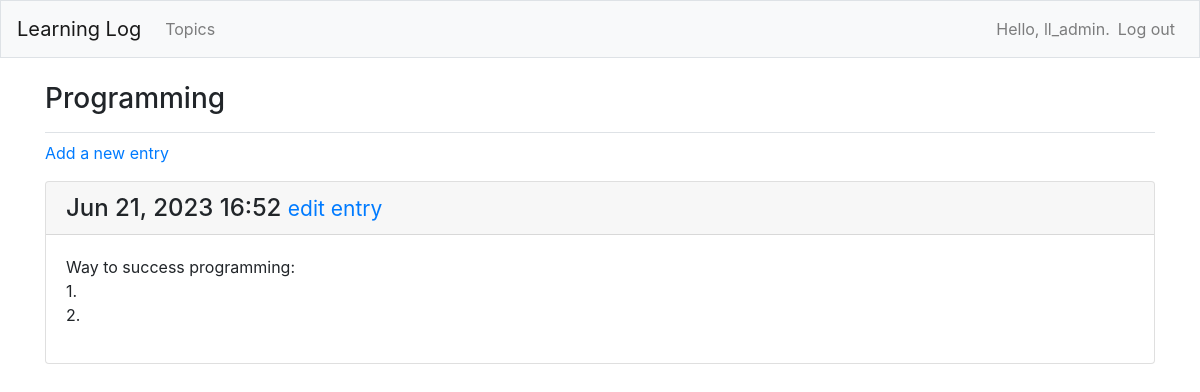
/topics/3/ (signed in), run on an earlier commit of the app's database.
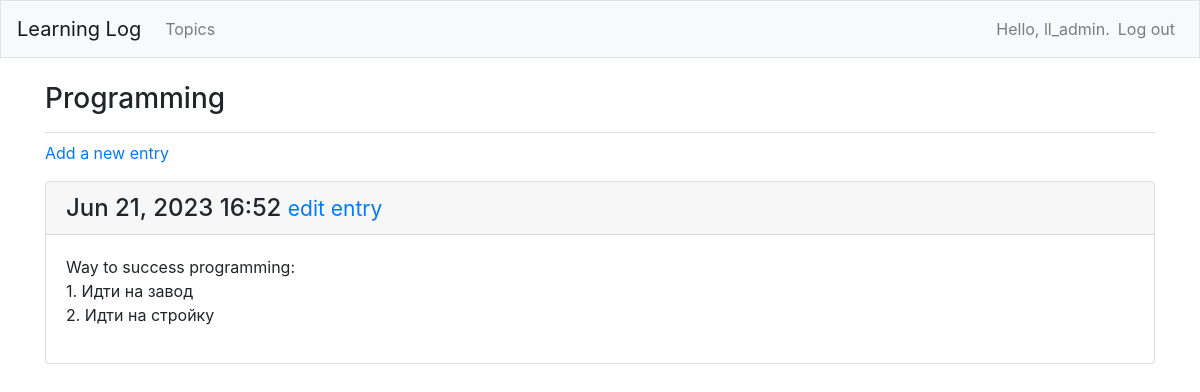
And on a later commit of the database.
### learning_logs/models.py (models this page shows, shortened)
class Entry(models.Model):
    topic = models.ForeignKey(Topic, on_delete=models.CASCADE)
    text = models.TextField()
    date_added = models.DateTimeField(auto_now_add=True)
    class Meta:
        verbose_name_plural = 'entries'

### learning_logs/views.py (the view)
# urls.py: path('topics/<int:topic_id>/', views.topic, name='topic'),
@login_required
def topic(request, topic_id):
    topic = get_object_or_404(Topic, id=topic_id)
    if topic.owner != request.user:
        raise Http404
    entries = topic.entry_set.order_by('-date_added')
    context = {'topic': topic, 'entries': entries}
    return render(request, 'learning_logs/topic.html', context)

### learning_logs/models.py (called while the page is built)
    def __str__(self):
        return self.text

### learning_logs/templates/learning_logs/topic.html
{% extends 'learning_logs/base.html' %}
{% block page_header %}
    <h3>{{ topic }}</h3>
{% endblock page_header %}
{% block content %}
    <p>
        <a href="{% url 'learning_logs:new_entry' topic.id %}">Add a new entry</a>
    </p>
    {% for entry in entries %}
        <div class="card mb-3">
            <h4 class="card-header">
                {{ entry.date_added|date:'M d, Y H:i' }}
                <small><a href="{% url 'learning_logs:edit_entry' entry.id %}">
                edit entry</a></small>
            </h4>
            <div class="card-body">
                {{ entry.text|linebreaks }}
            </div>
        </div>
    {% empty %}
        <p>There are no entries for this topic yet.</p>
    {% endfor %}
{% endblock content %}

What changed in the data, as far as the page shows it:
changed Entry: text "Way to success programming: 1. 2." → "Way to success programming: 1. Идти на завод 2. Идти на стройку"
